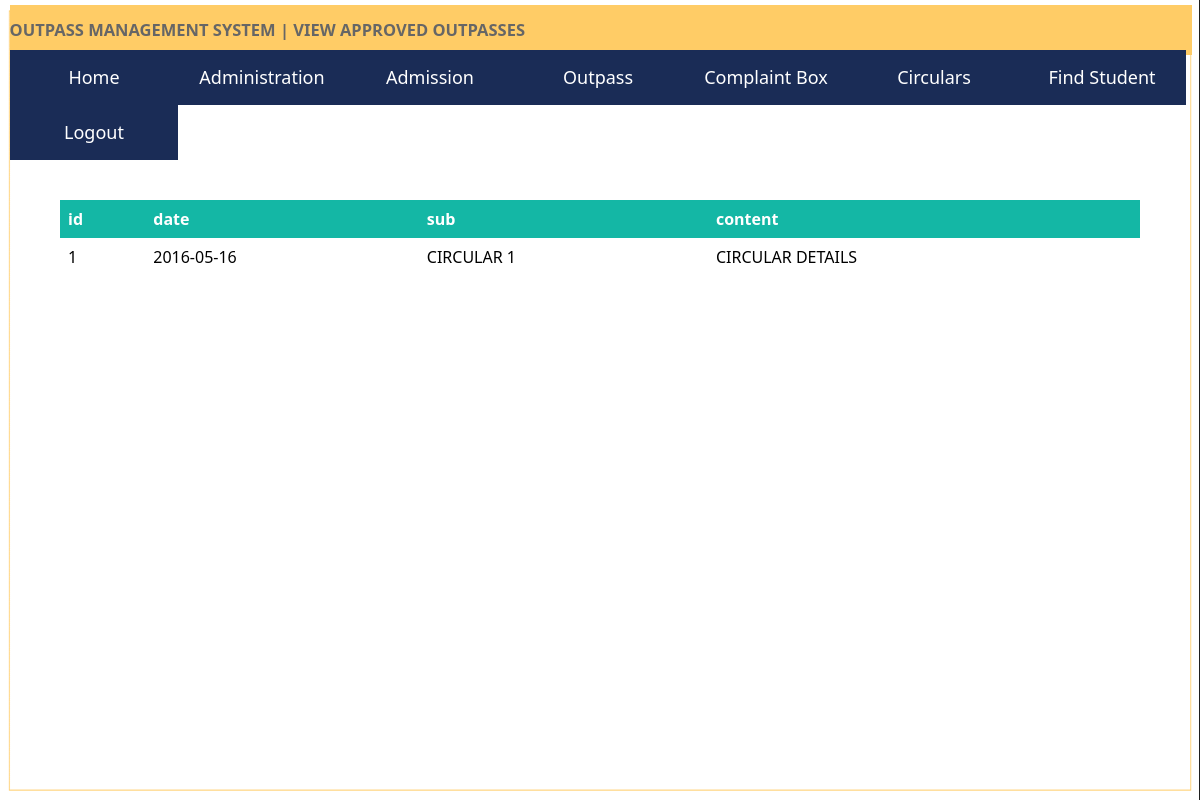
The page /circulars.php on the database its author committed.
### tables this page shows
CREATE TABLE IF NOT EXISTS `circulars` (
  `circularid` int(11) NOT NULL AUTO_INCREMENT,
  `date` date NOT NULL,
  `sub` varchar(25) NOT NULL,
  `content` longtext NOT NULL,
  PRIMARY KEY (`circularid`)
);

### circulars.php (the view, shortened to what this page needs)
<!doctype html>
<html>
<head>
<link href="pages/CSS/Menu.css" rel="stylesheet" type="text/css" />
<link href="pages/CSS/Main.css" rel="stylesheet" type="text/css" />
</head>
<link rel='stylesheet prefetch' href='http://maxcdn.bootstrapcdn.com/font-awesome/4.1.0/css/font-awesome.min.css'>
<link rel="stylesheet" href="OS.css">
<body>
<div id="lamhead">
<h2> <span id="head">OUTPASS MANAGEMENT SYSTEM |</span> VIEW APPROVED OUTPASSES</h2></div>
 <img class="back1" src="Picture2.png" width="1366" height="768">
<div id="MenuHolder">
<nav>
<ul>
<li ><a href="wardenhome.php">Home</a></li>
<li ><a href="#">Administration</a>
</li>
<li ><a href="Admission Verfication.php">Admission </a>
</li>
<li ><a href="#">Outpass</a>
</li>
<li ><a href="complaintbox.php">Complaint Box</a>
<li><a href="ComposeCircularbyWarden.php"> Circulars </a></li>
</li>
<li ><a href="Findstudentinputpageforwarrden.php">Find Student</a>
<li ><a href="logout.php">Logout</a></li>
</ul>
</nav>
</div>
<table>
  <tr>
   <th> id</th>
    <th>date</th>
    <th>sub</th>
    <th>content</th>
    </tr>
 <?php
	  $query = mysql_query("SELECT * FROM circulars");
	while ($row=mysql_fetch_array($query))
	{
		$a = $row[0];
		$b = $row[1];
		$c = $row[2];
		$d = $row[3];
		  ?>
  <tbody>
    <tr>
	  <td><?php echo $a  ;?></td>
	    <td><?php echo $b;  ?></td>
	  <td><?php echo $c ;?></td>
	  <td><?php echo $d; ?></td>
	  </tr>
	<?php }?>
</table>
</body>
</html>

### pages/CSS/Menu.css (style rules this page uses)
nav ul { margin:0; padding:0; }
nav ul li { list-style-type: none; float: left; display: block; width: 168px; height: auto; text-align: center; line-height: 55px; font-family: Segoe, "Segoe UI", "DejaVu Sans", "Trebuchet MS", Verdana, sans-serif; font-size: 18px; }
nav ul li a { text-decoration:none; color:#FFF; background-color:#1a2c56; }
nav a { display:block; }

### pages/CSS/Main.css (style rules this page uses)
#MenuHolder { width:100%; height:auto; margin-top:5%; margin-left:10px; margin-right:10px; clear:both; overflow:auto; position:fixed; z-index:999; top:-10px; left:0px; }

### OS.css (style rules this page uses)
table { border-collapse: collapse; border-spacing: 0; position:absolute; z-index:-9; top:200px; left:20%; width:60%; }
tbody { font-family:Segoe, "Segoe UI", "DejaVu Sans", "Trebuchet MS", Verdana, sans-serif; font-weight:lighter; }
td, th { padding: 0; }
th { text-align: left; }

### circulars.php (style rules this page uses)
.back1 { width: 100%; position: fixed; z-index: -100; height:100%; left: 0px; top: 0px; min-width: 1040px; min-height: 100%; }
#lamhead { font-family:Segoe, "Segoe UI", "DejaVu Sans", "Trebuchet MS", Verdana, sans-serif; background-color: #FFCC66; position: fixed; top: 0.6%; left: 0.8%; width: 98.5%; color:#666; font-style:normal; font-weight:normal; z-index:999; font-size: 11px; }
table { border-collapse: collapse; width: 90%; position:absolute; top:25%; left:5%; }
th, td { text-align: left; padding: 08px; }
th { background-color:#14B7A5; color: white; }

### rows shown on the page
circulars: circularid "1", date "2016-05-16", sub "CIRCULAR 1", content "CIRCULAR DETAILS"
